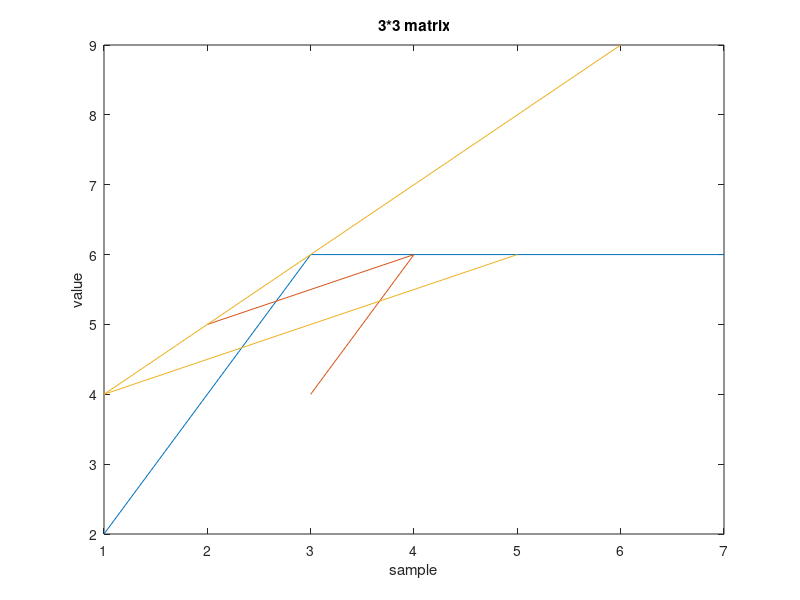

MATLAB code to generate this figure:
x=[complex(1,2) complex(3,4) complex(5,6);complex(3,6) complex(4,6) complex(1,4);complex(7,6) complex(2,5) complex(6,9)]
plot(x)
title('3*3 matrix')
xlabel('sample')
ylabel('value')
y=det(x);
z=rank(x);
b=x'
c=eig(x);
[v,d]=eig(x);
[p,q,r]=svd(x)



